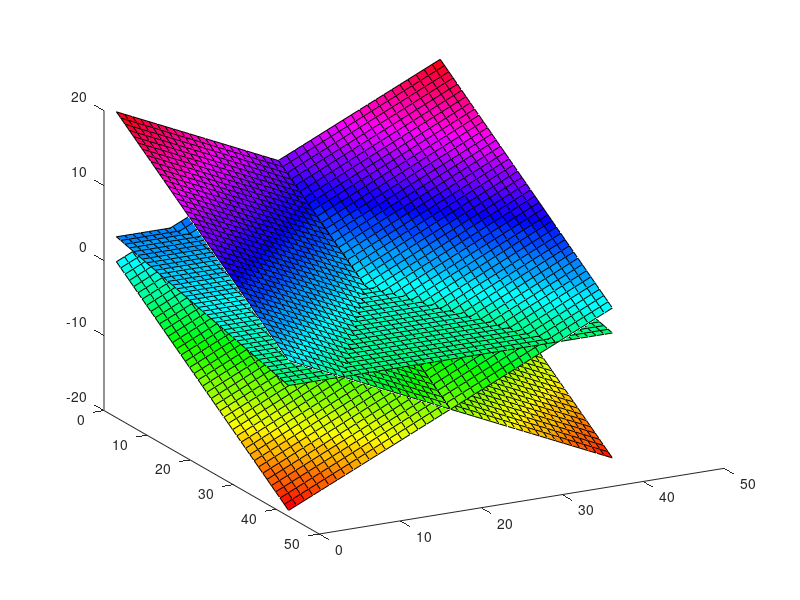

Reproduce this figure in MATLAB.
%画3个平面3D
%Q1:画出来可能是一个平面？ans：你可以使用旋转工具拖动图片看一下，或者直接用view()设置观察角就行
%Q2:画出来可能是一片黑？ans:1你可以拖动一下看一下；2步长设置太小，可以增加步长；
clc, clear, close all
[X, Y] = meshgrid(-10:.5:10, -10:.5:10);
Z1 = -X - Y;
Z2 = -X + Y;
Z3 = -X./3;
figure
hold on
surf(Z1);
surf(Z2);
surf(Z3);
colormap(hsv);
% rotate3d on
view(62, 25)
hold off